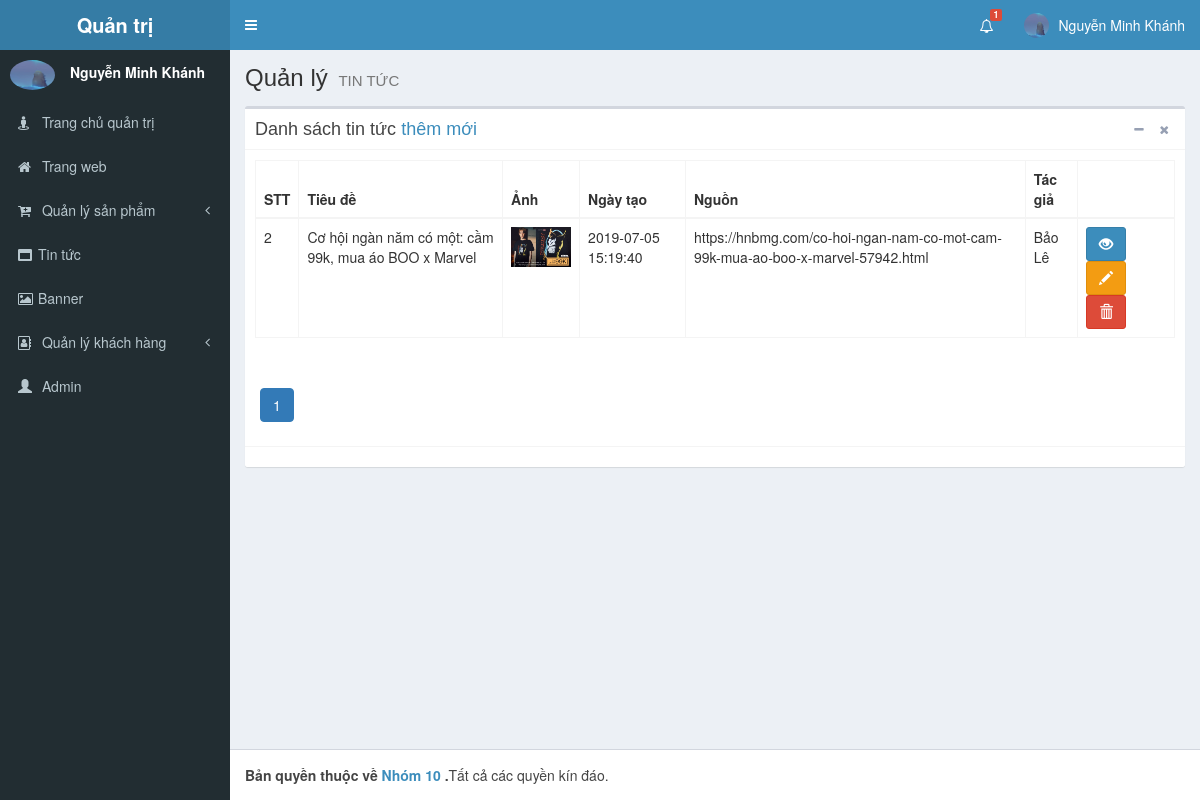
Page /Admin/index.php?module=news (signed in) on the committed database.
### tables this page shows
CREATE TABLE `news` (
  `id` int(11) NOT NULL,
  `created` datetime NOT NULL DEFAULT CURRENT_TIMESTAMP,
  `name` varchar(200) NOT NULL,
  `tomtat` varchar(300) DEFAULT NULL,
  `content` varchar(8000) NOT NULL,
  `image` varchar(300) NOT NULL,
  `resources` varchar(300) NOT NULL,
  `author` varchar(300) NOT NULL,
  `dayup` datetime NOT NULL DEFAULT CURRENT_TIMESTAMP
);

### Admin/index.php (called while the page is built)
<?php include 'header.php'; ?>
<?php
$module = isset($_GET['module']) ? $_GET['module'] : 'main';
$action = isset($_GET['action']) ? $_GET['action'] : 'danh-sach';
include 'modules/'.$module.'/'.$action.'.php';
?>
 <?php include 'footer.php'; ?>

### Admin/modules/news/danh-sach.php (the view, shortened to what this page needs)
<?php
$tintucsql = 'SELECT * FROM news';
$count_new = $conn->query("SELECT count(*) FROM news")->fetch();
    $limit = 6;
    $get_page = !empty($_GET['page']) ? $_GET['page'] : 1;
    $total = isset($count_new->{'count(*)'}) ? $count_new->{'count(*)'}:0;
    $total_page =  ceil($total/$limit);
    $start = ($get_page-1)*$limit;
    $tintucsql .= " LIMIT $start,$limit";
    $tintuc = $conn->query($tintucsql);
?>
<section class="content-header">
  <h1>
    Quản lý
    <small>TIN TỨC</small>
  </h1>
</section>
<section class="content">
  <div class="box">
    <div class="box-header with-border">
      <h3 class="box-title">Danh sách tin tức <a href="index.php?module=news&action=them" class="">thêm
      mới</a></h3>
      <div class="box-tools pull-right">
        <button type="button" class="btn btn-box-tool" data-widget="collapse" data-toggle="tooltip" title="Collapse">
          <i class="fa fa-minus"></i></button>
          <button type="button" class="btn btn-box-tool" data-widget="remove" data-toggle="tooltip" title="Remove">
            <i class="fa fa-times"></i></button>
          </div>
        </div>
        <div class="box-body">
          <div class="table-responsive">
            <table class="table table-hove table-bordered">
              <thead>
                <tr>
                  <th>STT</th>
                  <th>Tiêu đề</th>
                  <th>Ảnh</th>
                  <th>Ngày tạo</th>
                  <th>Nguồn</th>
                  <th>Tác giả</th>
                  <th></th>
                </tr>
              </thead>
              <tbody>
                <?php foreach ($tintuc as $new) { ?>
                  <tr>
                    <td><?php echo $new->id; ?></td>
                    <td><?php echo $new->name; ?></td>
                    <td><img src="../uploads/news/<?php echo $new->image; ?>" class="img_news"></td>
                    <td><?php echo $new->dayup; ?></td>
                    <td><?php echo $new->resources; ?></td>
                    <td><?php echo $new->author; ?></td>
                    <td>
                      <a data-toggle="modal" href='#modal-<?php echo $new->id; ?>'><button class="btn btn-primary"><i class="glyphicon glyphicon-eye-open"></i></button></a>
                      <a href="index.php?module=news&action=sua&id=<?php echo $new->id; ?>" title=""><button class="btn btn-warning"><i class="glyphicon glyphicon-pencil"></i></button></a>
                      <a  data-toggle="modal" href="#modal-delete-<?php echo $new->id; ?>" >
                        <button class="btn btn-danger"><i class="glyphicon glyphicon-trash"></i></button></a>
                    </td>
                  </tr>
                <?php } ?>
              </tbody>
            </table>
          </div>
        </div>
<div class="container">
    <ul class="pagination">
        <?php for ($i=1; $i <=$total_page ; $i++) :
            $ac = $i==$get_page?'active':''; ?>
        <li class="<?php echo $ac; ?>">
            <a href="index.php?module=news<?php  echo '&page='.$i;?>" ><?php echo $i; ?></a>
        </li>
        <?php  endfor; ?>
</ul>
      </div>
        <div class="box-footer">
        </div>
      </div>
    </section>

### Admin/css/style.css (style rules this page uses)
.img_news { width: 60px; height: 40px; }

### rows in the picture
news: id "2", name "Cơ hội ngàn năm có một: cầm 99k, mua áo BOO x Marvel", image (picture), dayup "2019-07-05 15:19:40", resources "https://hnbmg.com/co-hoi-ngan-nam-co-mot-cam-99k-mua-ao-boo-x-marvel-57942.html", author "Bảo Lê"

### other values in the picture
$don0->{'COUNT(*)'} "1"
$admin->full_name "Nguyễn Minh Khánh"
